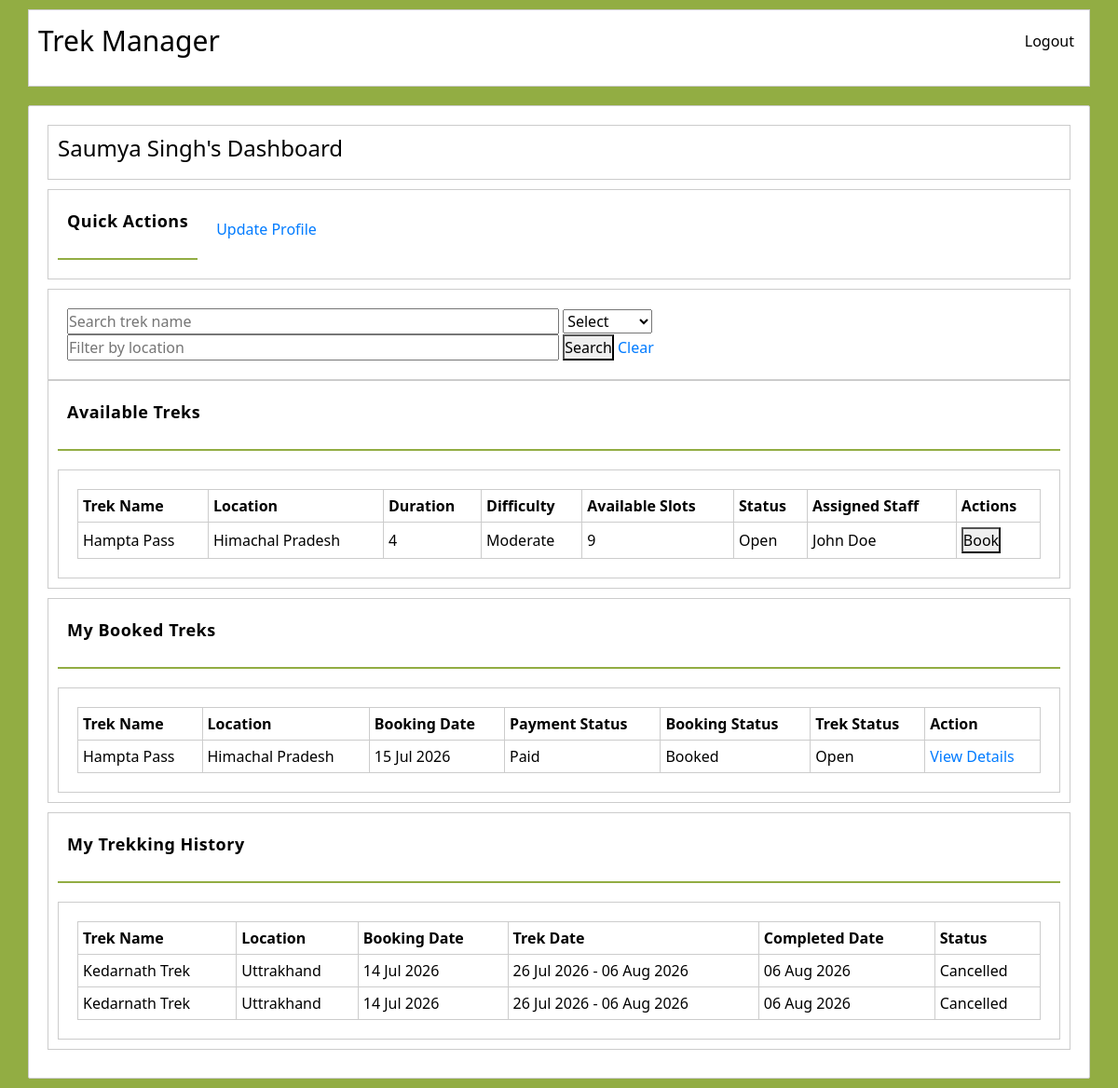
Page /trekker/dashboard (signed in) on the committed database.
### models.py (models this page shows)
class Trek(db.Model):
    __tablename__ = "treks"
    id = db.Column(db.Integer, primary_key=True)
    title = db.Column(db.String(150), nullable=False)
    location = db.Column(db.String(100), nullable=False)
    difficulty = db.Column(db.String(20), nullable=False)
    duration = db.Column(db.Integer, nullable=False)
    total_slots = db.Column(db.Integer, nullable=False)
    available_slots = db.Column(db.Integer, nullable=False)
    status = db.Column(db.String(20), default="Pending")   # will track Open / Closed / Completed
    start_date = db.Column(db.DateTime, nullable=False)
    end_date = db.Column(db.DateTime, nullable=False)
    is_removed = db.Column(db.Boolean, nullable=False, default=False)
    staff_id = db.Column(db.Integer, db.ForeignKey("users.id"), nullable=True)
    bookings = db.relationship("Booking", backref="trek", lazy=True)

class User(db.Model):
    __tablename__ = "users"
    id = db.Column(db.Integer, primary_key=True)
    name = db.Column(db.String(100), nullable=False)
    email = db.Column(db.String(120), unique=True, nullable=False)
    password = db.Column(db.String(200), nullable=False)
    contact = db.Column(db.String(20), nullable=True)
    role = db.Column(db.String(20), nullable=False, default="Trekker")
    is_blacklisted = db.Column(db.Boolean, default=False, nullable=False)
    treks_managed = db.relationship("Trek", backref="manager", lazy=True)
    bookings = db.relationship("Booking", backref="trekker", lazy=True, cascade="all, delete-orphan")
    staff_profile = db.relationship("StaffProfile", backref="user", uselist=False, cascade="all, delete-orphan")

class Booking(db.Model):
    __tablename__ = "bookings"
    id = db.Column(db.Integer, primary_key=True)
    booking_date = db.Column(db.DateTime, default=datetime.utcnow)
    status = db.Column(db.String(20), nullable=False, default="Booked")   #will track reservation if booked, cancelled or completed
    payment_status = db.Column(db.String(20), nullable=False, default="Unpaid")
    trek_id = db.Column(db.Integer, db.ForeignKey("treks.id"), nullable=False)
    user_id = db.Column(db.Integer, db.ForeignKey("users.id"), nullable=False)

### trekker.py (the view)
@trekker.route("/dashboard")
def dashboard():
    search   = request.args.get('search', '')
    difficulty = request.args.get('difficulty', '')
    location   = request.args.get('location', '')
    query = Trek.query.filter_by(status="Open", is_removed=False)
    if search:
        query = query.filter(Trek.title.ilike(f"%{search}%"))
    if difficulty:
        query = query.filter_by(difficulty=difficulty)
    if location:
        query = query.filter(Trek.location.ilike(f"%{location}%"))
    available_treks = query.all()
    booked_treks = Booking.query.filter_by(user_id=session['user_id'], status="Booked").all()
    trekking_history = Booking.query.join(Trek).filter(Booking.user_id==session['user_id'],
                                        Booking.status.in_(['Completed', 'Cancelled'])).all()
    return render_template("trekker/dashboard.html", available_treks=available_treks,
                            booked_treks=booked_treks,
                            search=search,
                            difficulty=difficulty,
                            location=location,
                            trekking_history=trekking_history)

### trekker.py (called while the page is built)
@trekker.before_request
def check_trekker():
    if not session.get('user_id'):
        flash("Please log in to continue.", "error")
        return redirect(url_for('auth.login'))
    if session.get('role') != "Trekker":
        flash("Unauthorised access.", "warning")
        return redirect(url_for('auth.login'))

### templates/trekker/dashboard.html (shortened to what this page needs)
{% extends "base.html" %}
{% block content %}
<div class="dash-container">
    <div class="dash-header">
        <h4>{{ session['name'] }}'s Dashboard</h4>
    </div>
    <div class="dash-action">
        <div class="admin-dash-head">
            <p>Quick Actions</p>
        </div>
        <div class="action-links">
            <a href="{{ url_for('trekker.edit_profile', user_id=session['user_id']) }}">Update Profile</a>
        </div>
    </div>
    <div class="search-box">
        <form method="GET" action="{{ url_for('trekker.dashboard') }}">
            <input type="text" name="search" value="{{ search }}" placeholder="Search trek name">
            <select name="difficulty">
                <option value="">Select</option>
            </select>
            <input type="text" name="location" value="{{ location }}" placeholder="Filter by location">
            <button type="submit">Search</button>
            <a href="{{ url_for('trekker.dashboard') }}">Clear</a>
        </form>
    </div>
    <div class="treks-box">
        <div class="admin-dash-head">
            <p>Available Treks</p>
        </div>
        <div class="trek-list">
            {% if available_treks %}
                <table>
                    <tr>
                        <th>Trek Name</th>
                            <th>Location</th>
                            <th>Duration</th>
                            <th>Difficulty</th>
                            <th>Available Slots</th>
                            <th>Status</th>
                            <th>Assigned Staff</th>
                            <th>Actions</th>
                    </tr>
                    {% for trek in available_treks %}
                        <tr>
                            <td>{{ trek.title }}</td>
                            <td>{{ trek.location }}</td>
                            <td>{{ trek.duration }}</td>
                            <td>{{ trek.difficulty }}</td>
                            <td>{{ trek.available_slots }}</td>
                            <td>{{ trek.status }}</td>
                            <td>{{ trek.manager.name if trek.manager else "Unassigned" }}</td>
                            <td>
                                <form action="{{ url_for('trekker.book_trek', trek_id=trek.id) }}" method="POST">
                                    <button type="submit">Book</button>
                                </form>
                            </td>
                        </tr>
                    {% endfor %}
                </table>
            {% else %}
                <p> No treks available at the moment.</p>
            {% endif %}
        </div>
    </div>
    <div class="treks-box">
        <div class="admin-dash-head">
            <p>My Booked Treks</p>
        </div>
        <div class="trek-list">
            {% if booked_treks %}
            <table>
                <tr>
                    <th>Trek Name</th>
                    <th>Location</th>
                    <th>Booking Date</th>
                    <th>Payment Status</th>
                    <th>Booking Status</th>
                    <th>Trek Status</th>
                    <th>Action</th>
                </tr>
                {% for booking in booked_treks %}
                <tr>
                    <td>{{ booking.trek.title }}</td>
                    <td>{{ booking.trek.location }}</td>
                    <td>{{ booking.booking_date.strftime('%d %b %Y') }}</td>
                    <td>{{ booking.payment_status }}</td>
                    <td>{{ booking.status }}</td>
                    <td>{{ booking.trek.status }}</td>
                    <td>
                        <a href="{{ url_for('trekker.booking_detail', booking_id=booking.id) }}">View Details</a>
                    </td>
                </tr>
                {% endfor %}
            </table>
            {% else %}
                <p>No treks are booked yet.</p>
            {% endif %}
        </div>
    </div>
    <div class="treks-box">
        <div class="admin-dash-head">
            <p>My Trekking History</p>
        </div>
        <div class="trek-list">
            {% if trekking_history %}
            <table>
                <tr>
                    <th>Trek Name</th>
                    <th>Location</th>
                    <th>Booking Date</th>
                    <th>Trek Date</th>
                    <th>Completed Date</th>
                    <th>Status</th>
                </tr>
                {% for past_trek in trekking_history %}
                <tr>
                    <td>{{ past_trek.trek.title }}</td>
                    <td>{{ past_trek.trek.location }}</td>
                    <td>{{ past_trek.booking_date.strftime('%d %b %Y') }}</td>
                    <td>{{ past_trek.trek.start_date.strftime('%d %b %Y') }} - {{ past_trek.trek.end_date.strftime('%d %b %Y') }}</td>
                    <td>{{ past_trek.trek.end_date.strftime('%d %b %Y') }}</td>
                    <td>{{ past_trek.status }}</td>
                </tr>
                {% endfor %}
            </table>
            {% else %}
                <p>No trekking history.</p>
            {% endif %}
        </div>
    </div>
</div>
{% endblock %}

### static/style.css (style rules this page uses)
* { margin: 0; padding: 0; font-family: 'Segoe UI', Arial, sans-serif; box-sizing: border-box; }
body { background-color: rgb(146, 173, 67); display: flex; flex-direction: column; align-items: center; min-height: 100vh; }
.dash-container { margin: 10px auto; padding: 20px; width: 95%; min-height: 100vh; border: 1px solid #ccc; border-radius: 2px; color: rgb(0, 0, 0); background-color: rgb(255, 255, 255); }
.dash-header { border: 1px solid #ccc; padding: 10px; margin-bottom: 10px; }
.admin-dash-head { font-size: 18px; font-weight: bold; letter-spacing: 0.5px; border-bottom: 2px solid rgb(146, 173, 67); padding: 10px; margin-bottom: 10px;display: flex; justify-content: space-between; align-items: center; }
.dash-action { margin: auto; border: 1px solid #ccc; padding: 10px; display: flex; flex-direction: row; margin-bottom: 10px; }
.action-links { padding: 20px; }
.trek-list { border: 1px solid #ccc; padding: 20px; overflow-x: auto; }
.trek-list table { border: 1px solid #ccc; padding: 5px; width: 100%; }
.trek-list table th, .trek-list table td { border: 1px solid #ccc; padding: 5px; }
.search-box { border: 1px solid #ccc; padding: 20px; }
.search-box input { width: 50%; }
.treks-box { border: 1px solid #ccc; padding: 10px; display: flex; flex-direction: column; margin-bottom: 10px; gap: 10px; }

### rows in the picture
Trek: title "Hampta Pass", location "Himachal Pradesh", duration "4", difficulty "Moderate", available_slots "9", status "Open", manager "John Doe"
Booking: trek "Hampta Pass", trek.location "Himachal Pradesh", booking_date "15 Jul 2026", payment_status "Paid", status "Booked", trek.status "Open"
Booking: trek "Kedarnath Trek", trek.location "Uttrakhand", booking_date "14 Jul 2026", trek.start_date "26 Jul 2026", trek.end_date "06 Aug 2026", status "Cancelled"
Booking: trek "Kedarnath Trek", trek.location "Uttrakhand", booking_date "14 Jul 2026", trek.start_date "26 Jul 2026", trek.end_date "06 Aug 2026", status "Cancelled"

### other values in the picture
{{ session['name'] }} "Saumya Singh"
